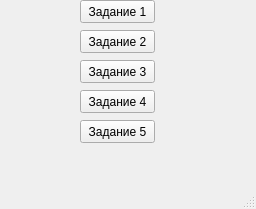
<?xml version="1.0" encoding="UTF-8"?>
<ui version="4.0">
 <class>MainWindow</class>
 <widget class="QMainWindow" name="MainWindow">
  <property name="geometry">
   <rect>
    <x>0</x>
    <y>0</y>
    <width>256</width>
    <height>209</height>
   </rect>
  </property>
  <property name="windowTitle">
   <string>MainWindow</string>
  </property>
  <widget class="QWidget" name="centralwidget">
   <widget class="QStackedWidget" name="stackedWidget">
    <property name="geometry">
     <rect>
      <x>0</x>
      <y>0</y>
      <width>251</width>
      <height>181</height>
     </rect>
    </property>
    <widget class="QWidget" name="pageMenu">
     <widget class="QPushButton" name="pushButton">
      <property name="geometry">
       <rect>
        <x>80</x>
        <y>0</y>
        <width>75</width>
        <height>23</height>
       </rect>
      </property>
      <property name="text">
       <string>Задание 1</string>
      </property>
     </widget>
     <widget class="QPushButton" name="pushButton_5">
      <property name="geometry">
       <rect>
        <x>80</x>
        <y>120</y>
        <width>75</width>
        <height>23</height>
       </rect>
      </property>
      <property name="text">
       <string>Задание 5</string>
      </property>
     </widget>
     <widget class="QPushButton" name="pushButton_4">
      <property name="geometry">
       <rect>
        <x>80</x>
        <y>90</y>
        <width>75</width>
        <height>23</height>
       </rect>
      </property>
      <property name="text">
       <string>Задание 4</string>
      </property>
     </widget>
     <widget class="QPushButton" name="pushButton_3">
      <property name="geometry">
       <rect>
        <x>80</x>
        <y>60</y>
        <width>75</width>
        <height>23</height>
       </rect>
      </property>
      <property name="text">
       <string>Задание 3</string>
      </property>
     </widget>
     <widget class="QPushButton" name="pushButton_2">
      <property name="geometry">
       <rect>
        <x>80</x>
        <y>30</y>
        <width>75</width>
        <height>23</height>
       </rect>
      </property>
      <property name="text">
       <string>Задание 2</string>
      </property>
     </widget>
    </widget>
    <widget class="QWidget" name="page1">
     <widget class="QLineEdit" name="lineEdit_a">
      <property name="geometry">
       <rect>
        <x>40</x>
        <y>50</y>
        <width>51</width>
        <height>20</height>
       </rect>
      </property>
     </widget>
     <widget class="QLineEdit" name="lineEdit_b">
      <property name="geometry">
       <rect>
        <x>140</x>
        <y>50</y>
        <width>51</width>
        <height>20</height>
       </rect>
      </property>
     </widget>
     <widget class="QPushButton" name="pushButton_Check">
      <property name="geometry">
       <rect>
        <x>80</x>
        <y>80</y>
        <width>75</width>
        <height>23</height>
       </rect>
      </property>
      <property name="text">
       <string>Проверка</string>
      </property>
     </widget>
     <widget class="QLabel" name="labelHint">
      <property name="geometry">
       <rect>
        <x>10</x>
        <y>0</y>
        <width>231</width>
        <height>41</height>
       </rect>
      </property>
      <property name="text">
       <string>Введите 2 числа. Если сумма чисел
больше 10 и меньше 20 программа
покажет True</string>
      </property>
     </widget>
     <widget class="QLabel" name="labelRes">
      <property name="geometry">
       <rect>
        <x>60</x>
        <y>120</y>
        <width>131</width>
        <height>20</height>
       </rect>
      </property>
      <property name="text">
       <string/>
      </property>
     </widget>
     <widget class="QPushButton" name="pushButton_Back_1">
      <property name="geometry">
       <rect>
        <x>170</x>
        <y>140</y>
        <width>75</width>
        <height>23</height>
       </rect>
      </property>
      <property name="text">
       <string>Back</string>
      </property>
     </widget>
    </widget>
    <widget class="QWidget" name="page2">
     <widget class="QPushButton" name="pushButton_Back_2">
      <property name="geometry">
       <rect>
        <x>170</x>
        <y>150</y>
        <width>75</width>
        <height>23</height>
       </rect>
      </property>
      <property name="text">
       <string>Back</string>
      </property>
     </widget>
     <widget class="QLabel" name="labelHint_2">
      <property name="geometry">
       <rect>
        <x>10</x>
        <y>10</y>
        <width>231</width>
        <height>41</height>
       </rect>
      </property>
      <property name="text">
       <string>Введите 2 числа. Если оба числа
равны 10 или их сумма равна 10 программа
покажет True</string>
      </property>
     </widget>
     <widget class="QLabel" name="labelRes_2">
      <property name="geometry">
       <rect>
        <x>60</x>
        <y>130</y>
        <width>131</width>
        <height>20</height>
       </rect>
      </property>
      <property name="text">
       <string/>
      </property>
     </widget>
     <widget class="QLineEdit" name="lineEdit_b_2">
      <property name="geometry">
       <rect>
        <x>140</x>
        <y>60</y>
        <width>51</width>
        <height>20</height>
       </rect>
      </property>
     </widget>
     <widget class="QLineEdit" name="lineEdit_a_2">
      <property name="geometry">
       <rect>
        <x>40</x>
        <y>60</y>
        <width>51</width>
        <height>20</height>
       </rect>
      </property>
     </widget>
     <widget class="QPushButton" name="pushButton_Check_2">
      <property name="geometry">
       <rect>
        <x>80</x>
        <y>90</y>
        <width>75</width>
        <height>23</height>
       </rect>
      </property>
      <property name="text">
       <string>Проверка</string>
      </property>
     </widget>
    </widget>
    <widget class="QWidget" name="page3">
     <widget class="QLabel" name="label">
      <property name="geometry">
       <rect>
        <x>10</x>
        <y>10</y>
        <width>111</width>
        <height>20</height>
       </rect>
      </property>
      <property name="text">
       <string>Your numbers:</string>
      </property>
     </widget>
     <widget class="QLabel" name="label_2">
      <property name="geometry">
       <rect>
        <x>10</x>
        <y>30</y>
        <width>221</width>
        <height>61</height>
       </rect>
      </property>
      <property name="text">
       <string/>
      </property>
     </widget>
     <widget class="QPushButton" name="pushButton_Back_3">
      <property name="geometry">
       <rect>
        <x>170</x>
        <y>140</y>
        <width>75</width>
        <height>23</height>
       </rect>
      </property>
      <property name="text">
       <string>Back</string>
      </property>
     </widget>
    </widget>
    <widget class="QWidget" name="page4">
     <widget class="QLabel" name="labelHint_3">
      <property name="geometry">
       <rect>
        <x>10</x>
        <y>10</y>
        <width>231</width>
        <height>41</height>
       </rect>
      </property>
      <property name="text">
       <string>Введите число. Программа проверит
является ли оно простым</string>
      </property>
     </widget>
     <widget class="QPushButton" name="pushButton_Check_3">
      <property name="geometry">
       <rect>
        <x>80</x>
        <y>90</y>
        <width>75</width>
        <height>23</height>
       </rect>
      </property>
      <property name="text">
       <string>Проверка</string>
      </property>
     </widget>
     <widget class="QLineEdit" name="lineEdit_a_3">
      <property name="geometry">
       <rect>
        <x>40</x>
        <y>60</y>
        <width>51</width>
        <height>20</height>
       </rect>
      </property>
     </widget>
     <widget class="QLabel" name="labelRes_3">
      <property name="geometry">
       <rect>
        <x>60</x>
        <y>130</y>
        <width>131</width>
        <height>20</height>
       </rect>
      </property>
      <property name="text">
       <string/>
      </property>
     </widget>
     <widget class="QPushButton" name="pushButton_Back_4">
      <property name="geometry">
       <rect>
        <x>170</x>
        <y>150</y>
        <width>75</width>
        <height>23</height>
       </rect>
      </property>
      <property name="text">
       <string>Back</string>
      </property>
     </widget>
    </widget>
    <widget class="QWidget" name="page5">
     <widget class="QLabel" name="labelRes_4">
      <property name="geometry">
       <rect>
        <x>60</x>
        <y>120</y>
        <width>131</width>
        <height>20</height>
       </rect>
      </property>
      <property name="text">
       <string/>
      </property>
     </widget>
     <widget class="QPushButton" name="pushButton_Back_5">
      <property name="geometry">
       <rect>
        <x>170</x>
        <y>140</y>
        <width>75</width>
        <height>23</height>
       </rect>
      </property>
      <property name="text">
       <string>Back</string>
      </property>
     </widget>
     <widget class="QLineEdit" name="lineEdit_a_4">
      <property name="geometry">
       <rect>
        <x>40</x>
        <y>50</y>
        <width>51</width>
        <height>20</height>
       </rect>
      </property>
     </widget>
     <widget class="QLabel" name="labelHint_4">
      <property name="geometry">
       <rect>
        <x>10</x>
        <y>0</y>
        <width>231</width>
        <height>41</height>
       </rect>
      </property>
      <property name="text">
       <string> Ведите год, программа проверит
является ли он високосным.</string>
      </property>
     </widget>
     <widget class="QPushButton" name="pushButton_Check_4">
      <property name="geometry">
       <rect>
        <x>80</x>
        <y>80</y>
        <width>75</width>
        <height>23</height>
       </rect>
      </property>
      <property name="text">
       <string>Проверка</string>
      </property>
     </widget>
    </widget>
   </widget>
  </widget>
  <widget class="QMenuBar" name="menubar">
   <property name="geometry">
    <rect>
     <x>0</x>
     <y>0</y>
     <width>256</width>
     <height>21</height>
    </rect>
   </property>
  </widget>
  <widget class="QStatusBar" name="statusbar"/>
 </widget>
 <resources/>
 <connections/>
</ui>
